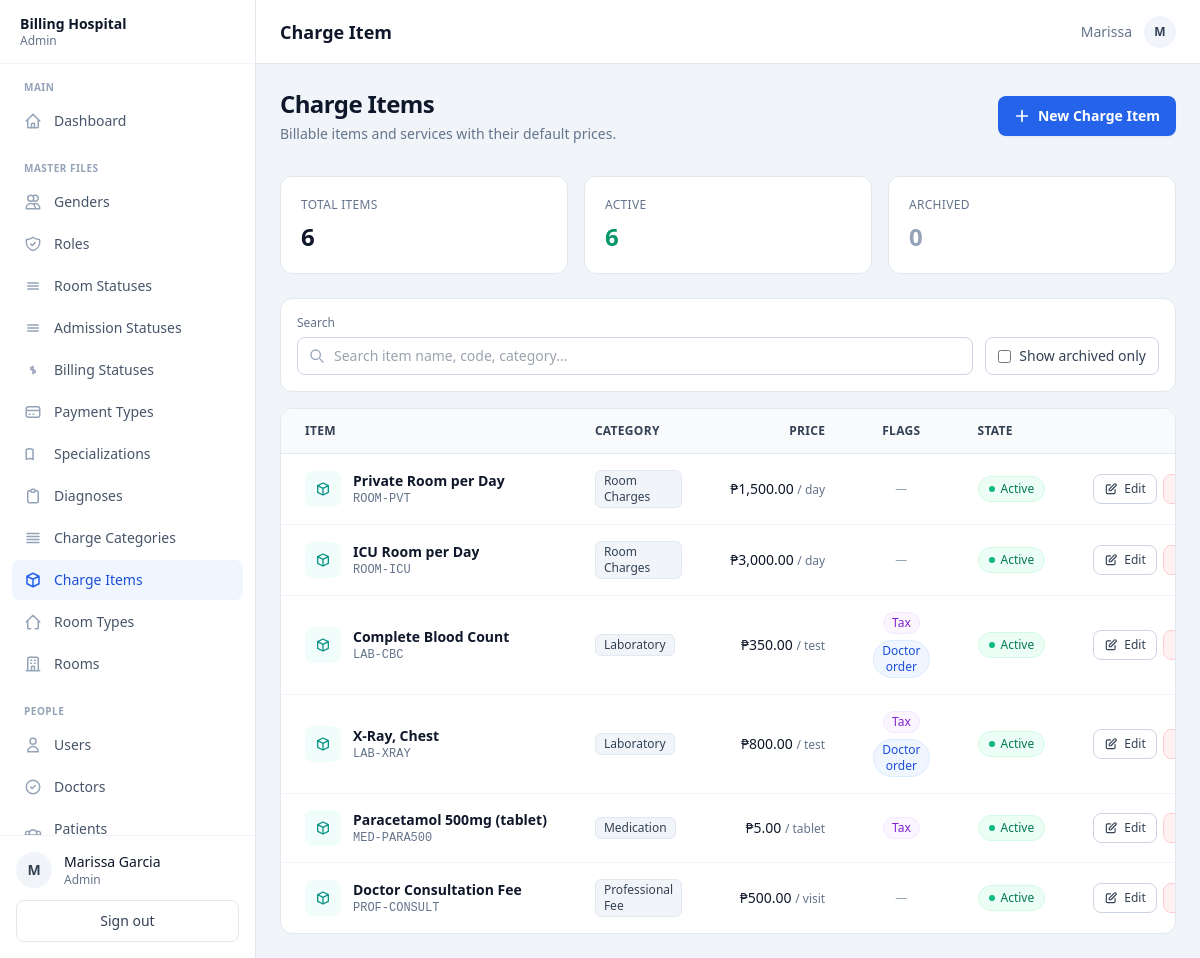
The app's page /index.php?page=charge-item (signed in) with its own data.
### tables this page shows
CREATE TABLE `charge_item` (
  `charge_item_id` int(11) NOT NULL,
  `category_id` int(11) NOT NULL,
  `item_code` varchar(50) NOT NULL,
  `item_name` varchar(150) NOT NULL,
  `default_price` decimal(10,2) NOT NULL DEFAULT 0.00,
  `is_active` tinyint(1) NOT NULL DEFAULT 1,
  `is_taxable` tinyint(1) NOT NULL DEFAULT 0,
  `requires_doctor_order` tinyint(1) NOT NULL DEFAULT 0,
  `unit_of_measure` varchar(50) DEFAULT NULL
);

CREATE TABLE `charge_category` (
  `category_id` int(11) NOT NULL,
  `category_name` varchar(100) NOT NULL,
  `description` varchar(255) DEFAULT NULL,
  `calculation_type` varchar(50) DEFAULT NULL,
  `is_recurring` tinyint(1) NOT NULL DEFAULT 0
);

### index.php (called while the page is built, shortened)
<?php
$currentUser = $_SESSION['user'];
$roleId      = (int)$currentUser['role_id'];
$layout = match ($roleId) {
    1 => 'admin',
    2 => 'doctor',
    3 => 'nurse',
    4 => 'cashier',
    default => 'admin',
};
require __DIR__ . '/views/layouts/' . $layout . '.php';

### controllers/ChargeItemController.php (called while the page is built, shortened)
<?php
class ChargeItemController
{
    private PDO $pdo;
    public function __construct(PDO $pdo) { $this->pdo = $pdo; }
    public function getAll(): array
    {
        return $this->pdo->query(
            'SELECT ci.charge_item_id, ci.category_id, ci.item_code, ci.item_name,
                    ci.default_price, ci.is_active, ci.is_taxable,
                    ci.requires_doctor_order, ci.unit_of_measure,
                    cc.category_name
             FROM `charge_item` ci
             INNER JOIN `charge_category` cc ON cc.category_id = ci.category_id
             ORDER BY ci.charge_item_id'
        )->fetchAll();
    }
}

### views/admin/charge-item.php (the view, shortened to what this page needs)
<?php
require_once __DIR__ . '/../../controllers/ChargeItemController.php';
$controller = new ChargeItemController($pdo);
$items      = $controller->getAll();
$totalItems    = count($items);
$activeItems   = count(array_filter($items, fn($i) => (int)$i['is_active'] === 1));
$archivedItems = $totalItems - $activeItems;
?>
<div class="mb-8 flex flex-col sm:flex-row sm:items-center sm:justify-between gap-4">
    <div>
        <h1 class="text-2xl font-bold text-slate-900 tracking-tight">Charge Items</h1>
        <p class="mt-1 text-sm text-slate-500">Billable items and services with their default prices.</p>
    </div>
    <button type="button" id="openCreateBtn"
            class="inline-flex items-center justify-center gap-2 rounded-lg bg-blue-600 px-4 py-2.5 text-sm font-semibold text-white shadow-sm hover:bg-blue-700">
        <svg class="w-4 h-4" fill="none" viewBox="0 0 24 24" stroke="currentColor" stroke-width="2.5">
            <path stroke-linecap="round" stroke-linejoin="round" d="M12 4v16m8-8H4"/>
        </svg>
        New Charge Item
    </button>
</div>
<div class="grid grid-cols-1 sm:grid-cols-3 gap-4 mb-6">
    <div class="bg-white rounded-xl border border-slate-200 p-5">
        <p class="text-xs font-medium text-slate-500 uppercase tracking-wide">Total Items</p>
        <p class="mt-2 text-2xl font-bold text-slate-900"><?= $totalItems ?></p>
    </div>
    <div class="bg-white rounded-xl border border-slate-200 p-5">
        <p class="text-xs font-medium text-slate-500 uppercase tracking-wide">Active</p>
        <p class="mt-2 text-2xl font-bold text-emerald-600"><?= $activeItems ?></p>
    </div>
    <div class="bg-white rounded-xl border border-slate-200 p-5">
        <p class="text-xs font-medium text-slate-500 uppercase tracking-wide">Archived</p>
        <p class="mt-2 text-2xl font-bold text-slate-400"><?= $archivedItems ?></p>
    </div>
</div>
<div class="bg-white rounded-xl border border-slate-200 p-4 mb-4">
    <div class="flex flex-col lg:flex-row lg:items-end gap-3">
        <div class="flex-1">
            <label class="block text-xs font-medium text-slate-500 mb-1.5">Search</label>
            <div class="relative">
                <input type="text" id="filterSearch" placeholder="Search item name, code, category…"
                       class="w-full rounded-lg border border-slate-300 pl-9 pr-3 py-2 text-sm
                              focus:outline-none focus:ring-2 focus:ring-blue-500 focus:border-blue-500">
            </div>
        </div>
        <div class="flex items-center gap-3">
            <label class="inline-flex items-center gap-2 text-sm text-slate-700 select-none cursor-pointer whitespace-nowrap
                          rounded-lg border border-slate-300 px-3 py-2 hover:bg-slate-50">
                <input type="checkbox" id="showArchived"
                       class="rounded border-slate-300 text-blue-600 focus:ring-blue-500">
                Show archived only
            </label>
        </div>
    </div>
</div>
<div class="bg-white rounded-xl border border-slate-200 overflow-hidden">
    <div class="overflow-x-auto">
        <table class="min-w-full text-sm">
            <thead class="bg-slate-50 border-b border-slate-200">
                <tr>
                    <th class="text-left px-6 py-3.5 font-semibold text-slate-700 text-xs uppercase tracking-wide">Item</th>
                    <th class="text-left px-6 py-3.5 font-semibold text-slate-700 text-xs uppercase tracking-wide">Category</th>
                    <th class="text-right px-6 py-3.5 font-semibold text-slate-700 text-xs uppercase tracking-wide">Price</th>
                    <th class="text-center px-6 py-3.5 font-semibold text-slate-700 text-xs uppercase tracking-wide">Flags</th>
                    <th class="text-left px-6 py-3.5 font-semibold text-slate-700 text-xs uppercase tracking-wide">State</th>
                    <th class="text-right px-6 py-3.5 font-semibold text-slate-700 text-xs uppercase tracking-wide">Actions</th>
                </tr>
            </thead>
            <tbody class="divide-y divide-slate-100">
                <?php foreach ($items as $i): ?>
                    <tr class="hover:bg-slate-50 charge-item-row"
                        data-search="<?= htmlspecialchars(strtolower($i['item_name'] . ' ' . $i['item_code'] . ' ' . $i['category_name'])) ?>"
                        data-status="<?= (int)$i['is_active'] ?>">
                        <td class="px-6 py-4">
                            <div class="flex items-center gap-3">
                                <div class="w-9 h-9 rounded-lg bg-teal-50 text-teal-600 flex items-center justify-center shrink-0">
                                    <svg class="w-4 h-4" fill="none" viewBox="0 0 24 24" stroke="currentColor" stroke-width="2">
                                        <path stroke-linecap="round" stroke-linejoin="round" d="M20 7l-8-4-8 4m16 0l-8 4m8-4v10l-8 4m0-10L4 7m8 4v10M4 7v10l8 4"/>
                                    </svg>
                                </div>
                                <div class="min-w-0">
                                    <p class="font-semibold text-slate-900 truncate"><?= htmlspecialchars($i['item_name']) ?></p>
                                    <p class="text-xs text-slate-500 font-mono"><?= htmlspecialchars($i['item_code']) ?></p>
                                </div>
                            </div>
                        </td>
                        <td class="px-6 py-4">
                            <span class="inline-block rounded-md bg-slate-100 border border-slate-200 px-2 py-0.5 text-xs font-medium text-slate-700">
                                <?= htmlspecialchars($i['category_name']) ?>
                            </span>
                        </td>
                        <td class="px-6 py-4 text-right font-medium text-slate-900 whitespace-nowrap">
                            ₱<?= number_format((float)$i['default_price'], 2) ?>
                            <?php if (!empty($i['unit_of_measure'])): ?>
                                <span class="text-xs text-slate-500 font-normal">/ <?= htmlspecialchars($i['unit_of_measure']) ?></span>
                            <?php endif; ?>
                        </td>
                        <td class="px-6 py-4 text-center">
                            <div class="flex items-center justify-center gap-1.5 flex-wrap">
                                <?php if ((int)$i['is_taxable'] === 1): ?>
                                    <span class="inline-block rounded-full bg-purple-50 border border-purple-100 px-2 py-0.5 text-xs font-medium text-purple-700">Tax</span>
                                <?php endif; ?>
                                <?php if ((int)$i['requires_doctor_order'] === 1): ?>
                                    <span class="inline-block rounded-full bg-blue-50 border border-blue-100 px-2 py-0.5 text-xs font-medium text-blue-700">Doctor order</span>
                                <?php endif; ?>
                                <?php if ((int)$i['is_taxable'] === 0 && (int)$i['requires_doctor_order'] === 0): ?>
                                    <span class="text-xs text-slate-400">—</span>
                                <?php endif; ?>
                            </div>
                        </td>
                        <td class="px-6 py-4">
                            <?php if ((int)$i['is_active'] === 1): ?>
                                <span class="inline-flex items-center gap-1.5 rounded-full bg-emerald-50 border border-emerald-100 px-2.5 py-1 text-xs font-medium text-emerald-700">
                                    <span class="w-1.5 h-1.5 rounded-full bg-emerald-500"></span>
                                    Active
                                </span>
                            <?php endif; ?>
                        </td>
                        <td class="px-6 py-4 text-right whitespace-nowrap">
                            <div class="inline-flex items-center gap-1.5">
                                <button type="button"
                                        class="edit-btn inline-flex items-center gap-1.5 rounded-lg border border-slate-300 bg-white px-2.5 py-1.5 text-xs font-medium text-slate-700 hover:bg-slate-50 hover:border-slate-400"
                                        data-item='<?= htmlspecialchars(json_encode($i), ENT_QUOTES, "UTF-8") ?>'>
                                    <svg class="w-3.5 h-3.5" fill="none" viewBox="0 0 24 24" stroke="currentColor" stroke-width="2">
                                        <path stroke-linecap="round" stroke-linejoin="round" d="M11 5H6a2 2 0 00-2 2v11a2 2 0 002 2h11a2 2 0 002-2v-5m-1.414-9.414a2 2 0 112.828 2.828L11.828 15H9v-2.828l8.586-8.586z"/>
                                    </svg>
                                    Edit
                                </button>
                                <?php if ((int)$i['is_active'] === 1): ?>
                                    <button type="button"
                                            class="deactivate-btn inline-flex items-center gap-1.5 rounded-lg border border-rose-200 bg-rose-50 px-2.5 py-1.5 text-xs font-medium text-rose-700 hover:bg-rose-100 hover:border-rose-300"
                                            data-item-id="<?= (int)$i['charge_item_id'] ?>"
                                            data-item-name="<?= htmlspecialchars($i['item_name']) ?>">
                                    </button>
                                <?php endif; ?>
                            </div>
                        </td>
                    </tr>
                <?php endforeach; ?>
            </tbody>
        </table>
    </div>
</div>

### records on screen
charge_item: item_name "Private Room per Day", item_code "ROOM-PVT", category.category_name "Room Charges", default_price "1,500.00", unit_of_measure "day", is_active 1 (drawn)
charge_item: item_name "ICU Room per Day", item_code "ROOM-ICU", category.category_name "Room Charges", default_price "3,000.00", unit_of_measure "day", is_active 1 (drawn)
charge_item: item_name "Complete Blood Count", item_code "LAB-CBC", category.category_name "Laboratory", default_price "350.00", unit_of_measure "test", is_taxable "Tax", requires_doctor_order "Doctor order", is_active 1 (drawn)
charge_item: item_name "X-Ray, Chest", item_code "LAB-XRAY", category.category_name "Laboratory", default_price "800.00", unit_of_measure "test", is_taxable "Tax", requires_doctor_order "Doctor order", is_active 1 (drawn)
charge_item: item_name "Paracetamol 500mg (tablet)", item_code "MED-PARA500", category.category_name "Medication", default_price "5.00", unit_of_measure "tablet", is_taxable "Tax", is_active 1 (drawn)
charge_item: item_name "Doctor Consultation Fee", item_code "PROF-CONSULT", category.category_name "Professional Fee", default_price "500.00", unit_of_measure "visit", is_active 1 (drawn)

### other values on screen
$currentUser['role_name'] "Admin"
$sectionName "MAIN"
$item['label'] "Dashboard"
$sectionName "MASTER FILES"
$item['label'] "Genders"
$item['label'] "Roles"
$item['label'] "Room Statuses"
$item['label'] "Admission Statuses"
$item['label'] "Billing Statuses"
$item['label'] "Payment Types"
$item['label'] "Specializations"
$item['label'] "Diagnoses"
$item['label'] "Charge Categories"
$item['label'] "Charge Items"
$item['label'] "Room Types"
